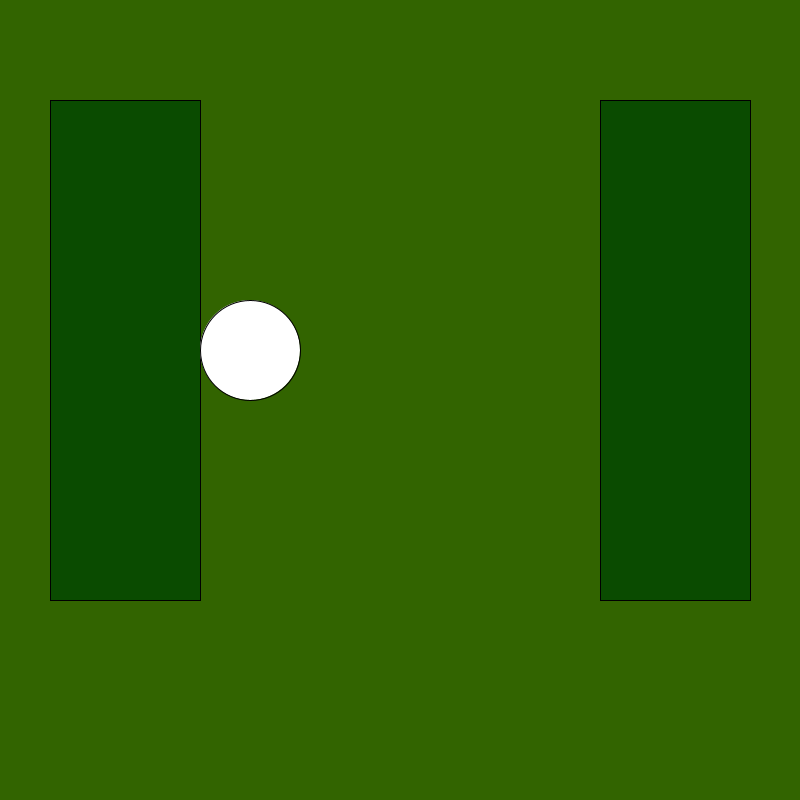
Frame 1 (no input)
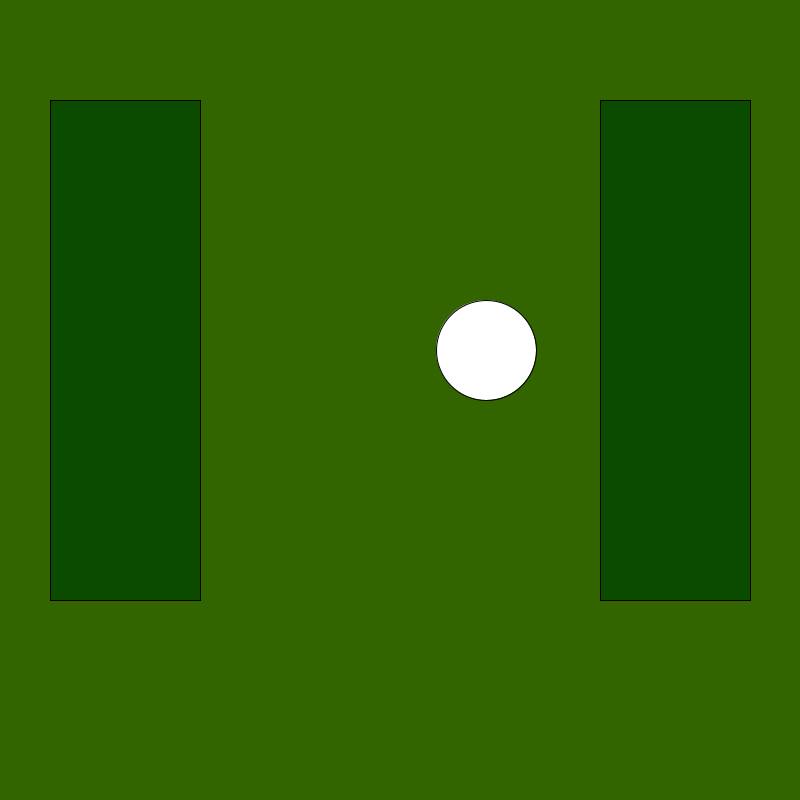
Frame 60 (the mouse pressed at the canvas centre just before this capture)
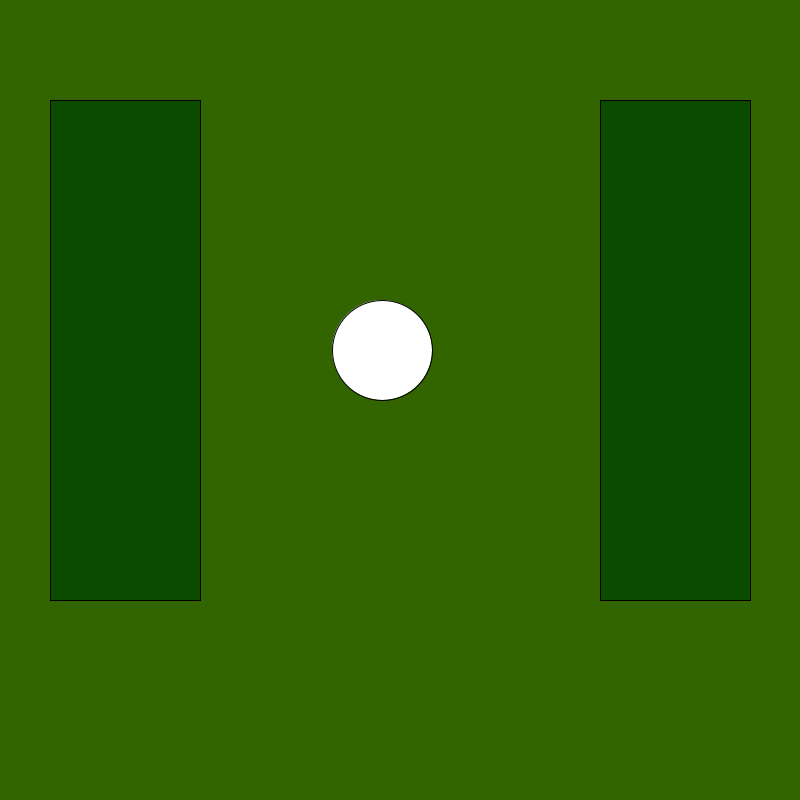
Frame 120 (the mouse held since frame 60 and released just before this capture)

The Processing sketch that drew these frames (run headless with seeded random() and noise(); from frame 60 on, the mouse is pressed at the canvas centre):

// Processing sketch: Operaciones2D
// ── Operaciones2D.pde
int x;
int speed;
int Lrect=100, Rrect=100;

void setup(){
  size(800,800);
  x=250;
  speed=4;
}

void draw(){
  background(50,100,0);
  paddles();
  paddleMovement();
  ball();
}

void paddles(){
  fill(10,75,0);
  rect(50,Lrect,150,500);
  rect(600,Rrect,150,500); 
}
  
void ball(){
  fill(255);
  circle(x,350,100);
  x=x+speed;
  
  if(x>550){
    speed=-speed;  
  }
  
  if(x<250){
  speed=-speed;  
  }
}

void paddleMovement(){
 if(keyPressed==true && key == 'w'){
   Lrect -=5;
 }
  if(keyPressed==true && key == 's'){
   Lrect +=5;
 }
  if(keyPressed==true && key == 'o'){
   Rrect -=5;
 }
  if(keyPressed==true && key == 'l'){
   Rrect +=5;
 }
}
